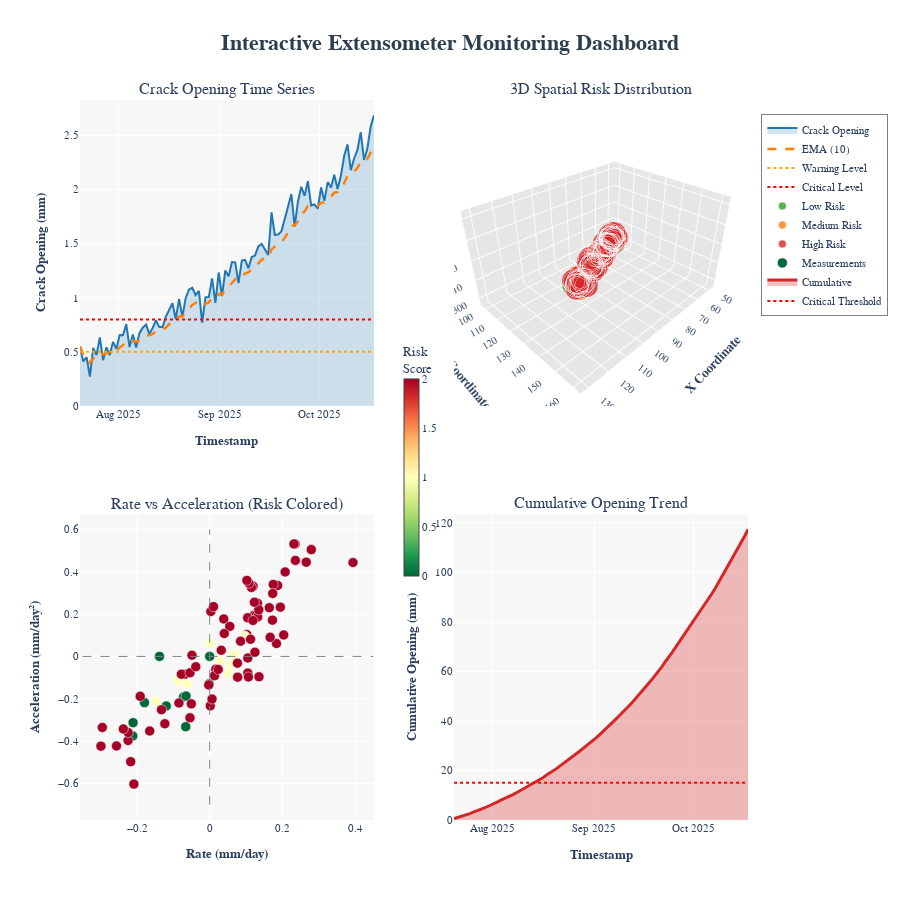

Write notebook code for a chart like this one.
### Markdown cell above
## 9. Interactive Dashboard (Plotly)

Interactive web-based visualizations for dynamic exploration of crack monitoring data.

### Code cell
import plotly.graph_objects as go
from plotly.subplots import make_subplots
import plotly.express as px

# Create interactive dashboard with improved layout
fig = make_subplots(
    rows=2, cols=2,
    subplot_titles=('Crack Opening Time Series', '3D Spatial Risk Distribution',
                    'Rate vs Acceleration (Risk Colored)', 'Cumulative Opening Trend'),
    specs=[[{'type': 'scatter'}, {'type': 'scatter3d'}],
           [{'type': 'scatter'}, {'type': 'scatter'}]],
    vertical_spacing=0.15,
    horizontal_spacing=0.12
)

# 1. Interactive Time Series with dual lines
fig.add_trace(
    go.Scatter(x=processed_df['timestamp'], y=processed_df['crack_opening'],
               mode='lines', name='Crack Opening',
               line=dict(color='#1f77b4', width=2),
               fill='tozeroy', fillcolor='rgba(31, 119, 180, 0.2)',
               hovertemplate='<b>Time</b>: %{x}<br><b>Opening</b>: %{y:.3f} mm<extra></extra>'),
    row=1, col=1
)
fig.add_trace(
    go.Scatter(x=processed_df['timestamp'], y=processed_df['crack_opening_ema'],
               mode='lines', name='EMA (10)',
               line=dict(color='#ff7f0e', width=2.5, dash='dash'),
               hovertemplate='<b>Time</b>: %{x}<br><b>EMA</b>: %{y:.3f} mm<extra></extra>'),
    row=1, col=1
)

# Add warning lines
fig.add_trace(
    go.Scatter(x=[processed_df['timestamp'].min(), processed_df['timestamp'].max()],
               y=[0.5, 0.5],
               mode='lines', name='Warning Level',
               line=dict(color='orange', width=2, dash='dot'),
               hoverinfo='skip'),
    row=1, col=1
)
fig.add_trace(
    go.Scatter(x=[processed_df['timestamp'].min(), processed_df['timestamp'].max()],
               y=[0.8, 0.8],
               mode='lines', name='Critical Level',
               line=dict(color='red', width=2, dash='dot'),
               hoverinfo='skip'),
    row=1, col=1
)

# 2. 3D Scatter with Risk Classification
color_map = {'Low': '#2ca02c', 'Medium': '#ff7f0e', 'High': '#d62728'}
for risk in ['Low', 'Medium', 'High']:
    mask = processed_df['risk_class'] == risk
    if mask.sum() > 0:  # Only add if there are points
        fig.add_trace(
            go.Scatter3d(
                x=processed_df[mask]['coord_x'],
                y=processed_df[mask]['coord_y'],
                z=processed_df[mask]['coord_z'],
                mode='markers',
                name=f'{risk} Risk',
                marker=dict(
                    size=8,
                    color=color_map[risk],
                    opacity=0.8,
                    line=dict(color='white', width=0.5)
                ),
                hovertemplate=f'<b>{risk} Risk</b><br>X: %{{x:.1f}}<br>Y: %{{y:.1f}}<br>Z: %{{z:.1f}}<extra></extra>'),
            row=1, col=2
        )

# 3. Rate vs Acceleration Scatter
fig.add_trace(
    go.Scatter(
        x=processed_df['crack_rate'],
        y=processed_df['crack_acceleration'],
        mode='markers',
        name='Measurements',
        marker=dict(
            size=10,
            color=processed_df['risk_score'],
            colorscale='RdYlGn_r',
            showscale=True,
            colorbar=dict(
                title="Risk<br>Score",
                x=0.47,
                len=0.35,
                thickness=15
            ),
            line=dict(color='white', width=0.5)
        ),
        hovertemplate='<b>Rate</b>: %{x:.3f} mm/day<br><b>Accel</b>: %{y:.4f} mm/day²<br><extra></extra>'),
    row=2, col=1
)

# Add reference lines at origin
fig.add_trace(
    go.Scatter(x=[-0.35, 0.45], y=[0, 0],
               mode='lines', name='Zero Accel',
               line=dict(color='gray', width=1, dash='dash'),
               showlegend=False, hoverinfo='skip'),
    row=2, col=1
)
fig.add_trace(
    go.Scatter(x=[0, 0], y=[-0.7, 0.6],
               mode='lines', name='Zero Rate',
               line=dict(color='gray', width=1, dash='dash'),
               showlegend=False, hoverinfo='skip'),
    row=2, col=1
)

# 4. Cumulative Opening with area fill
fig.add_trace(
    go.Scatter(
        x=processed_df['timestamp'],
        y=processed_df['cumulative_crack_opening'],
        mode='lines',
        name='Cumulative',
        fill='tozeroy',
        fillcolor='rgba(214, 39, 40, 0.3)',
        line=dict(color='#d62728', width=3),
        hovertemplate='<b>Time</b>: %{x}<br><b>Cumulative</b>: %{y:.2f} mm<extra></extra>'),
    row=2, col=2
)

# Add critical threshold line
fig.add_trace(
    go.Scatter(x=[processed_df['timestamp'].min(), processed_df['timestamp'].max()],
               y=[15, 15],
               mode='lines', name='Critical Threshold',
               line=dict(color='red', width=2, dash='dot'),
               hoverinfo='skip'),
    row=2, col=2
)

# Update axes titles
fig.update_xaxes(title_text="<b>Timestamp</b>", row=1, col=1, showgrid=True)
fig.update_yaxes(title_text="<b>Crack Opening (mm)</b>", row=1, col=1, showgrid=True)

fig.update_xaxes(title_text="<b>Rate (mm/day)</b>", row=2, col=1, showgrid=True)
fig.update_yaxes(title_text="<b>Acceleration (mm/day²)</b>", row=2, col=1, showgrid=True)

fig.update_xaxes(title_text="<b>Timestamp</b>", row=2, col=2, showgrid=True)
fig.update_yaxes(title_text="<b>Cumulative Opening (mm)</b>", row=2, col=2, showgrid=True)

# Update 3D scene
fig.update_scenes(
    xaxis=dict(title="<b>X Coordinate</b>", backgroundcolor="rgb(230, 230,230)", gridcolor="white"),
    yaxis=dict(title="<b>Y Coordinate</b>", backgroundcolor="rgb(230, 230,230)", gridcolor="white"),
    zaxis=dict(title="<b>Z Coordinate</b>", backgroundcolor="rgb(230, 230,230)", gridcolor="white"),
    camera=dict(eye=dict(x=1.5, y=1.5, z=1.3)),
    row=1, col=2
)

# Update overall layout
fig.update_layout(
    title=dict(
        text="<b>Interactive Extensometer Monitoring Dashboard</b>",
        font=dict(size=22, color='#2c3e50'),
        x=0.5,
        xanchor='center'
    ),
    height=900,
    showlegend=True,
    hovermode='closest',
    plot_bgcolor='rgba(240, 240, 240, 0.5)',
    paper_bgcolor='white',
    font=dict(family="Arial, sans-serif", size=11),
    legend=dict(
        orientation="v",
        yanchor="top",
        y=0.98,
        xanchor="left",
        x=1.02,
        bgcolor="rgba(255, 255, 255, 0.9)",
        bordercolor="gray",
        borderwidth=1
    )
)

fig.show()

print("=" * 80)
print("✓ Interactive dashboard created successfully")
print("=" * 80)
print("Features:")
print("  • Hover over data points for detailed information")
print("  • Use toolbar to zoom, pan, and rotate 3D view")
print("  • Click legend items to toggle traces on/off")
print("  • Double-click to reset view")
print("=" * 80)
